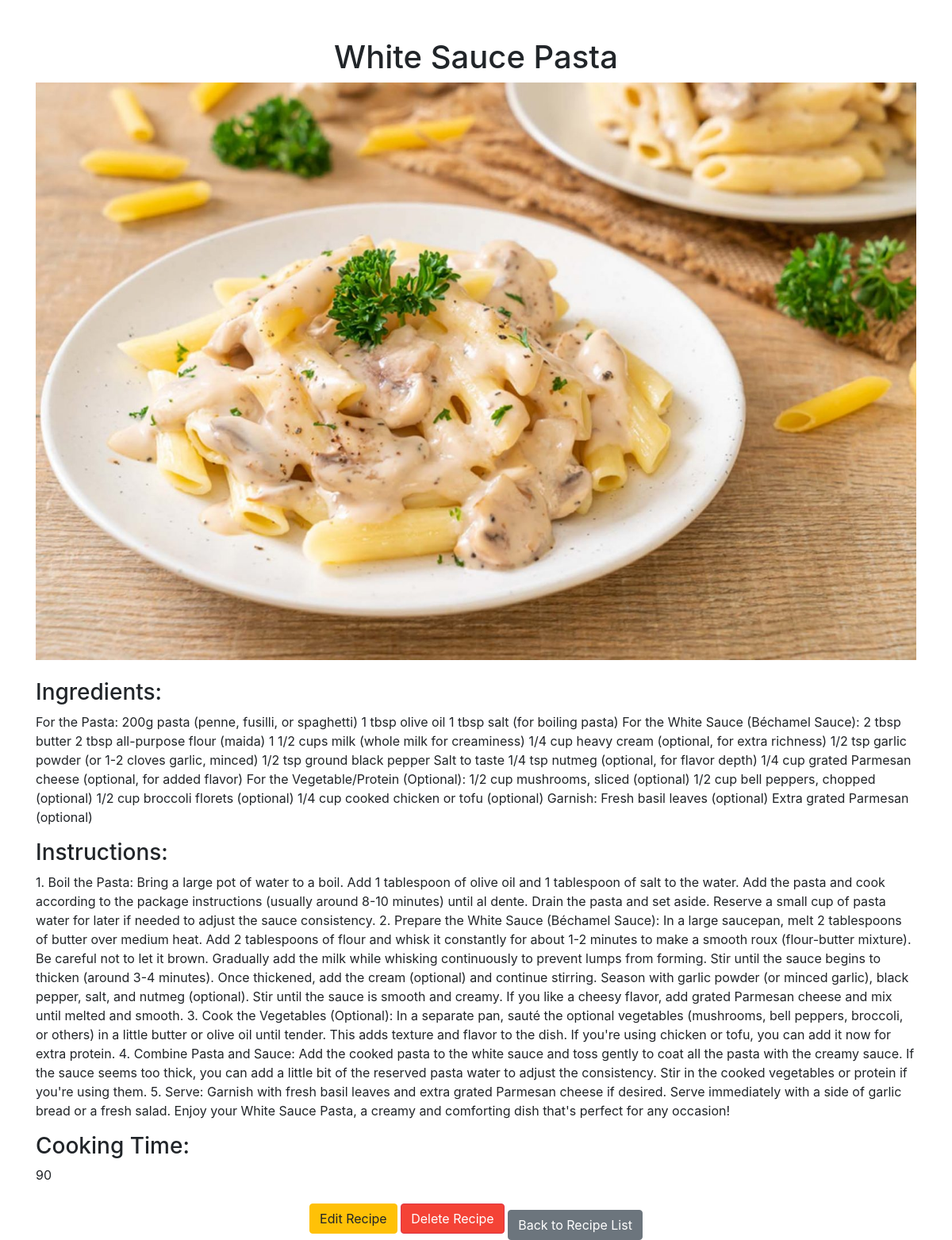
Screenshot of /recipe/11/ with the database file from the repository.
### recipes/models.py (models this page shows, shortened)
class Recipe(models.Model):
    title = models.CharField(max_length=100)
    ingredients = models.TextField()
    instructions = models.TextField()
    cooking_time = models.IntegerField(help_text="Time in minutes")
    image = models.ImageField(upload_to='recipes/images/', null=True, blank=True)

### recipes/views.py (the view)
# urls.py: path('recipe/<int:pk>/', views.RecipeDetailView.as_view(), name='recipe_detail'),
class RecipeDetailView(DetailView):
    model = Recipe
    template_name = 'recipes/recipe_detail.html'

### recipes/Templates/recipes/recipe_detail.html (shortened to what this page needs)
<!DOCTYPE html>
<html lang="en">
<head>
    <link href="https://stackpath.bootstrapcdn.com/bootstrap/4.3.1/css/bootstrap.min.css" rel="stylesheet">
</head>
<body>
    <div class="container mt-5">
        <h1 class="text-center">{{ recipe.title }}</h1>
        <div class="text-center">
            {% if recipe.image %}
                <img src="{{ recipe.image.url }}" alt="{{ recipe.title }}" class="recipe-image mb-4">
            {% else %}
                <img src="https://via.placeholder.com/800x400?text=No+Image" alt="No Image" class="recipe-image mb-4">
            {% endif %}
        </div>
        <h3>Ingredients:</h3>
        <p>{{ recipe.ingredients }}</p>
        <h3>Instructions:</h3>
        <p>{{ recipe.instructions }}</p>
        <h3>Cooking Time:</h3>
        <p>{{ recipe.cooking_time }}</p>
        <div class="text-center">
            <a href="{% url 'recipe_edit' recipe.pk %}" class="btn btn-warning">Edit Recipe</a>
            <a href="{% url 'recipe_delete' recipe.pk %}" class="btn btn-danger">Delete Recipe</a>
            <a href="{% url 'recipe_list' %}" class="btn btn-secondary mt-3">Back to Recipe List</a>
        </div>
    </div>
</body>
</html>

### recipes/Templates/recipes/recipe_detail.html (style rules this page uses)
.recipe-image { max-width: 100%; height: auto; }
.btn-danger { background-color: #f44336; }

### rows the page displays
Recipe: title "White Sauce Pasta", image (picture), ingredients "For the Pasta: 200g pasta (penne, fusilli, or spaghetti) 1 tbsp olive oil 1 tbsp salt (for boiling pasta) For the White Sauce (Béchamel Sauce): 2 tbsp butter 2 tbsp all-purpose flour (maida) 1 1/2 cups milk (whole milk for creaminess) 1/4 cup heavy cream (optional, for extra richness) 1/2 tsp garlic powder (or 1-2 cloves garlic, minced) 1/2 tsp ground black pepper Salt to taste 1/4 tsp nutmeg (optional, for flavor depth) 1/4 cup grated Parmesan cheese (optional, for added flavor) For the Vegetable/Protein (Optional): 1/2 cup mushrooms, sliced (optional) 1/2 cup bell peppers, chopped (optional) 1/2 cup broccoli florets (optional) 1/4 cup cooked chicken or tofu (optional) Garnish: Fresh basil…", instructions "1. Boil the Pasta: Bring a large pot of water to a boil. Add 1 tablespoon of olive oil and 1 tablespoon of salt to the water. Add the pasta and cook according to the package instructions (usually around 8-10 minutes) until al dente. Drain the pasta and set aside. Reserve a small cup of pasta water for later if needed to adjust the sauce consistency. 2. Prepare the White Sauce (Béchamel Sauce): In a large saucepan, melt 2 tablespoons of butter over medium heat. Add 2 tablespoons of flour and whisk it constantly for about 1-2 minutes to make a smooth roux (flour-butter mixture). Be careful not to let it brown. Gradually add the milk while whisking continuously to prevent lumps from forming.…", cooking_time "90"
